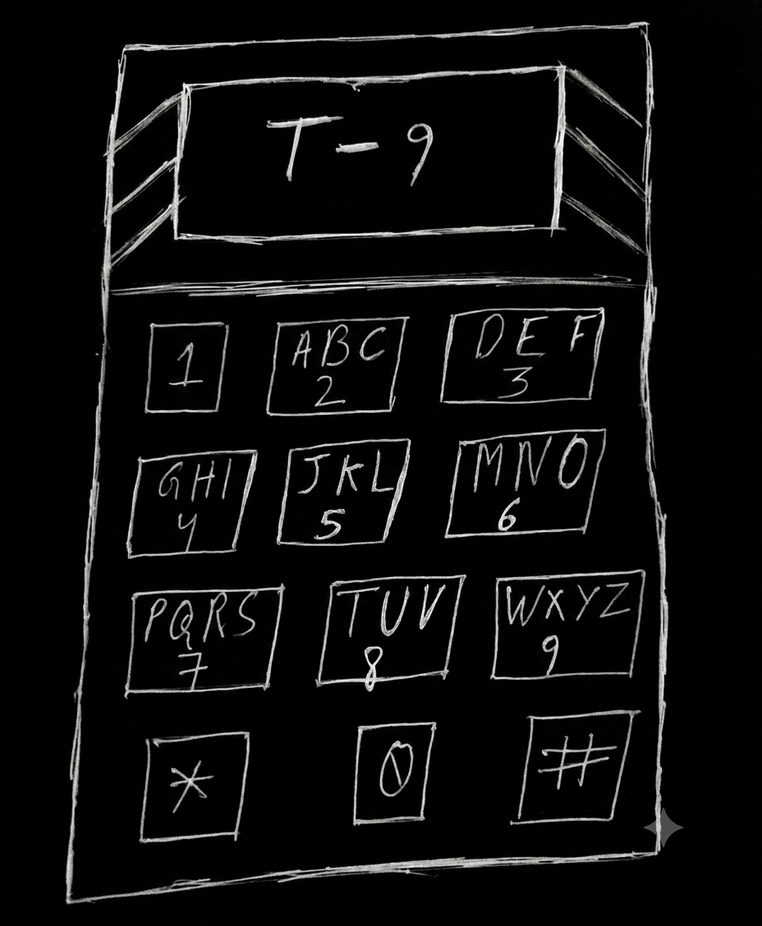
#> input picture steg/t9.png, 762 x 926 px, shrunk from 928 x 1128 before the run
$ python hide_msg_in_pixel_shuffling.py
#> lines starting #> are read from the running program, lines starting #| are printed output that depends on the picture
import numpy as np
from PIL import Image
i = Image.open('t9.png').convert('RGB')
#> i is the input picture: PIL image 762x926 RGB; mean R, G, B 13.2, 13.3, 13.2
seed = 42
pix = np.array(i.getdata()) #[GET THE PIXELS AND PUT THEM IN A NUMPY ARRAY]
np.random.seed(seed) #[GENERATE A RANDOM PERMUTATION FROM THE SEED]
ind = np.random.permutation(len(pix))
shuffled = pix[ind].astype(np.uint8) #[USED TO SHUFFLE THE IMAGE]
r = Image.fromarray(shuffled.reshape(i.height, i.width, 3)) #[USED TO RECREATE THE IMAGE ]
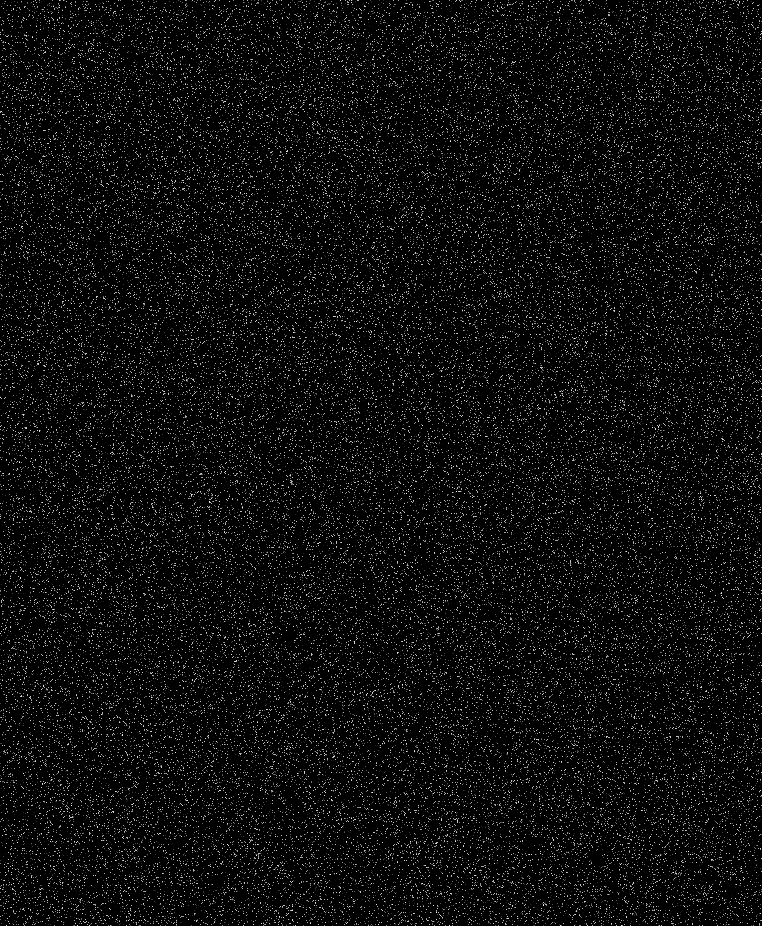
#> r: PIL image 762x926 RGB; mean R, G, B 13.2, 13.3, 13.2
r.save('out.png')

$ run again, with steg/bar.png copied over steg/t9.png
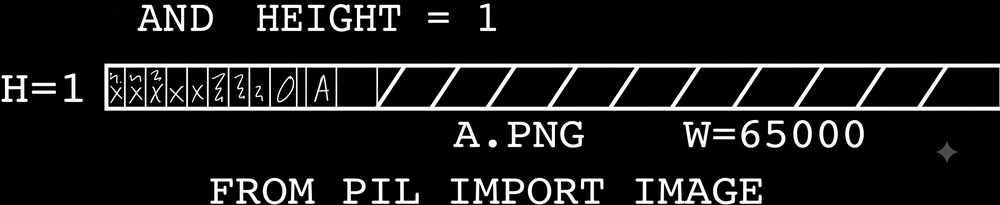
#> input picture steg/bar.png, 1000 x 205 px, shrunk from 2263 x 464 before the run
#> i is the input picture: PIL image 1000x205 RGB; mean R, G, B 26, 26, 26
#> `r = Image.fromarray(shuffled.reshape(i.height, i.width, 3))`:
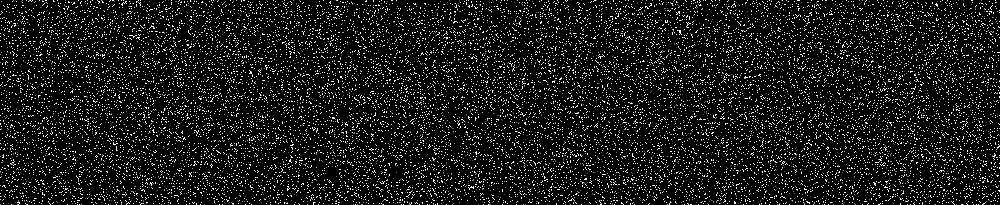
#> r: PIL image 1000x205 RGB; mean R, G, B 26, 26, 26

$ run again, with steg/my.png copied over steg/t9.png
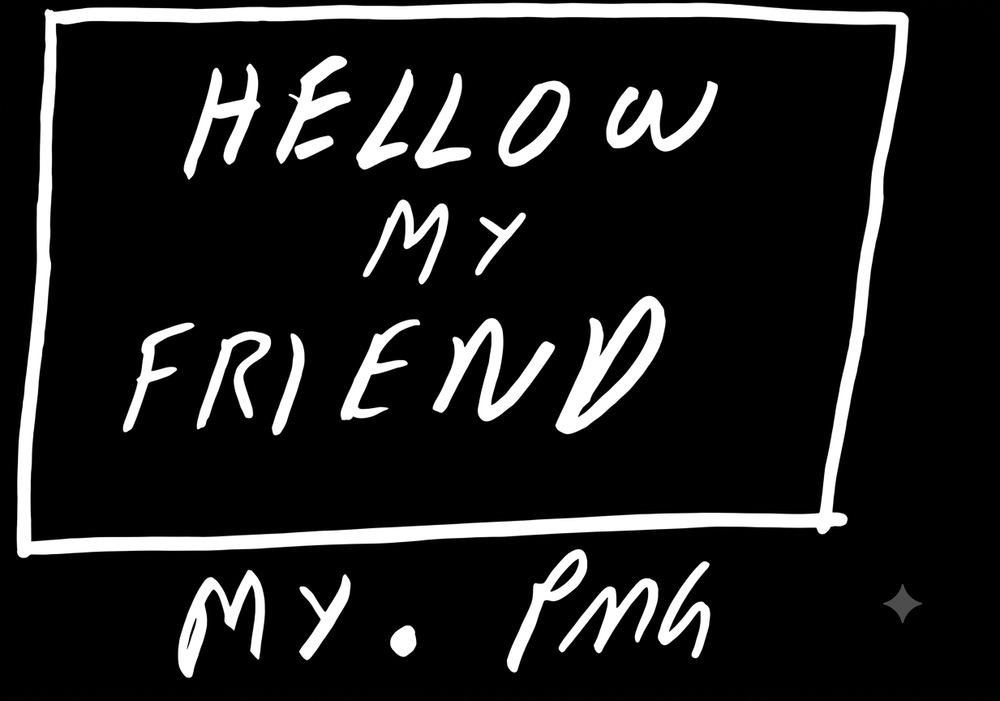
#> input picture steg/my.png, 1000 x 701 px, shrunk from 1233 x 864 before the run
#> i is the input picture: PIL image 1000x701 RGB; mean R, G, B 30.5, 30.5, 30.5
#> `r = Image.fromarray(shuffled.reshape(i.height, i.width, 3))`:
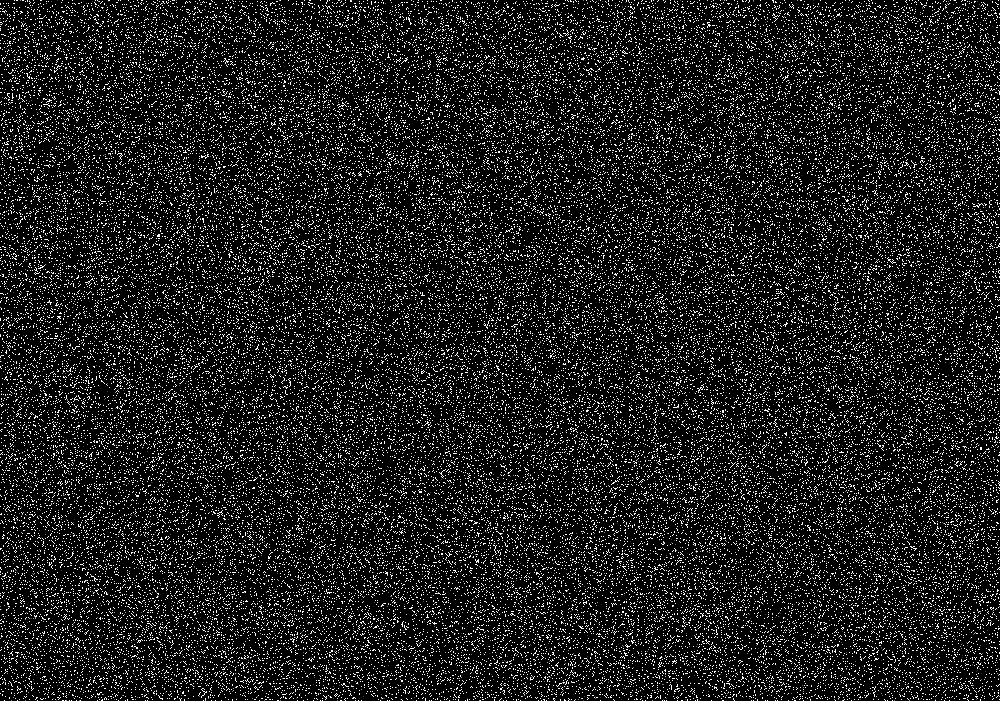
#> r: PIL image 1000x701 RGB; mean R, G, B 30.5, 30.5, 30.5

$ run again, with steg/noice.png copied over steg/t9.png
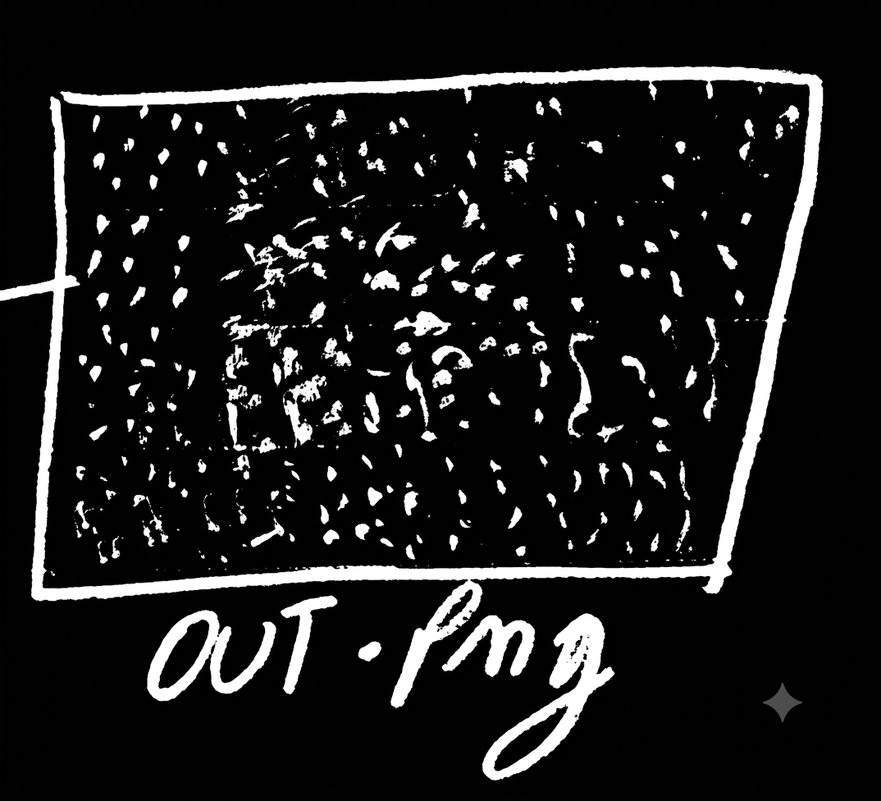
#> input picture steg/noice.png, 881 x 801 px, shrunk from 1074 x 976 before the run
#> i is the input picture: PIL image 881x801 RGB; mean R, G, B 27.5, 27.5, 27.5
#> `r = Image.fromarray(shuffled.reshape(i.height, i.width, 3))`:
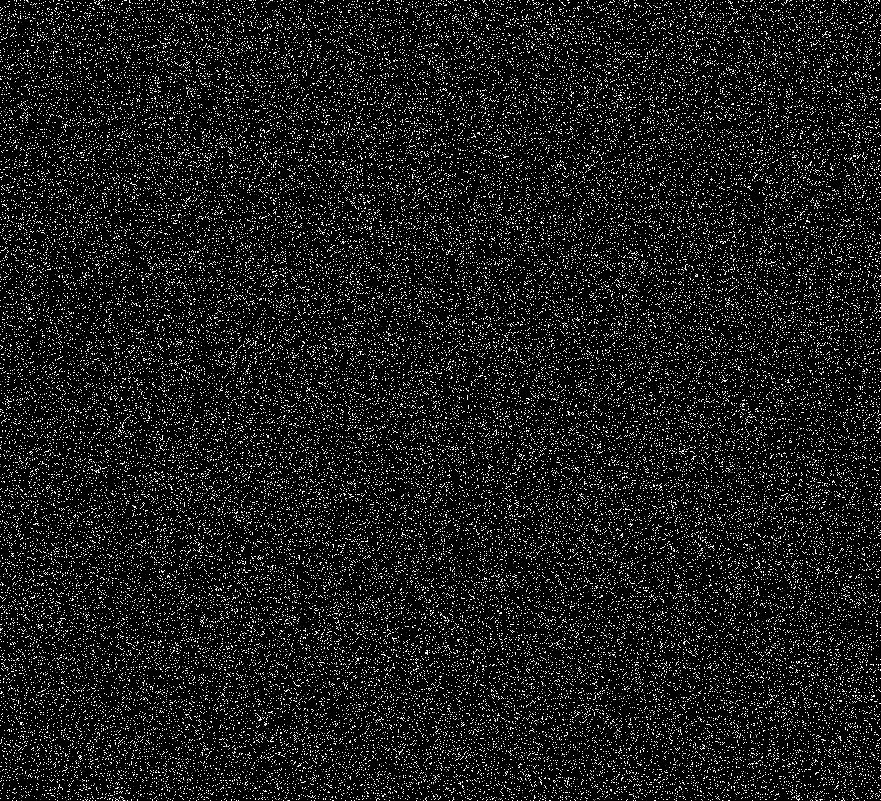
#> r: PIL image 881x801 RGB; mean R, G, B 27.5, 27.5, 27.5
